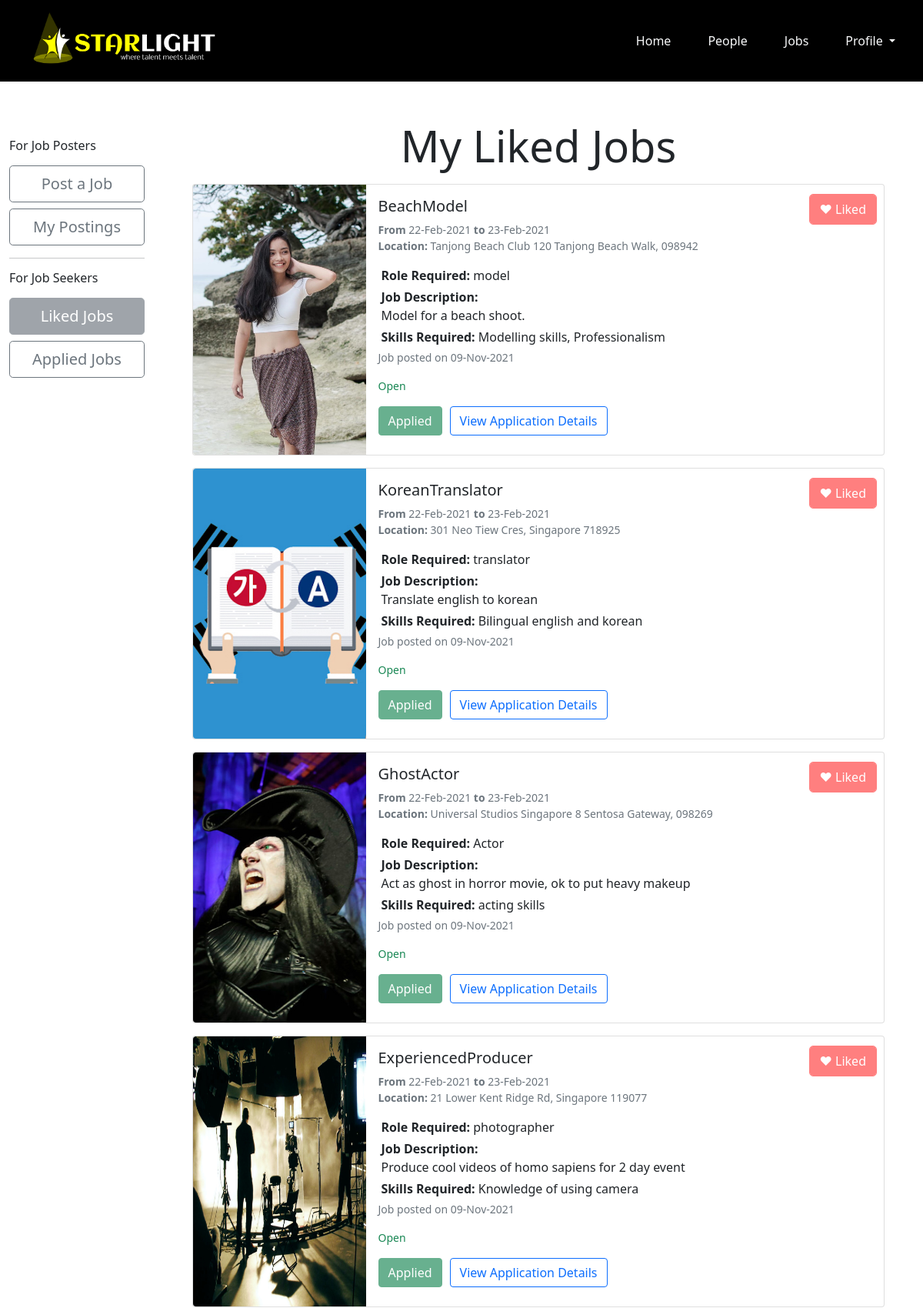
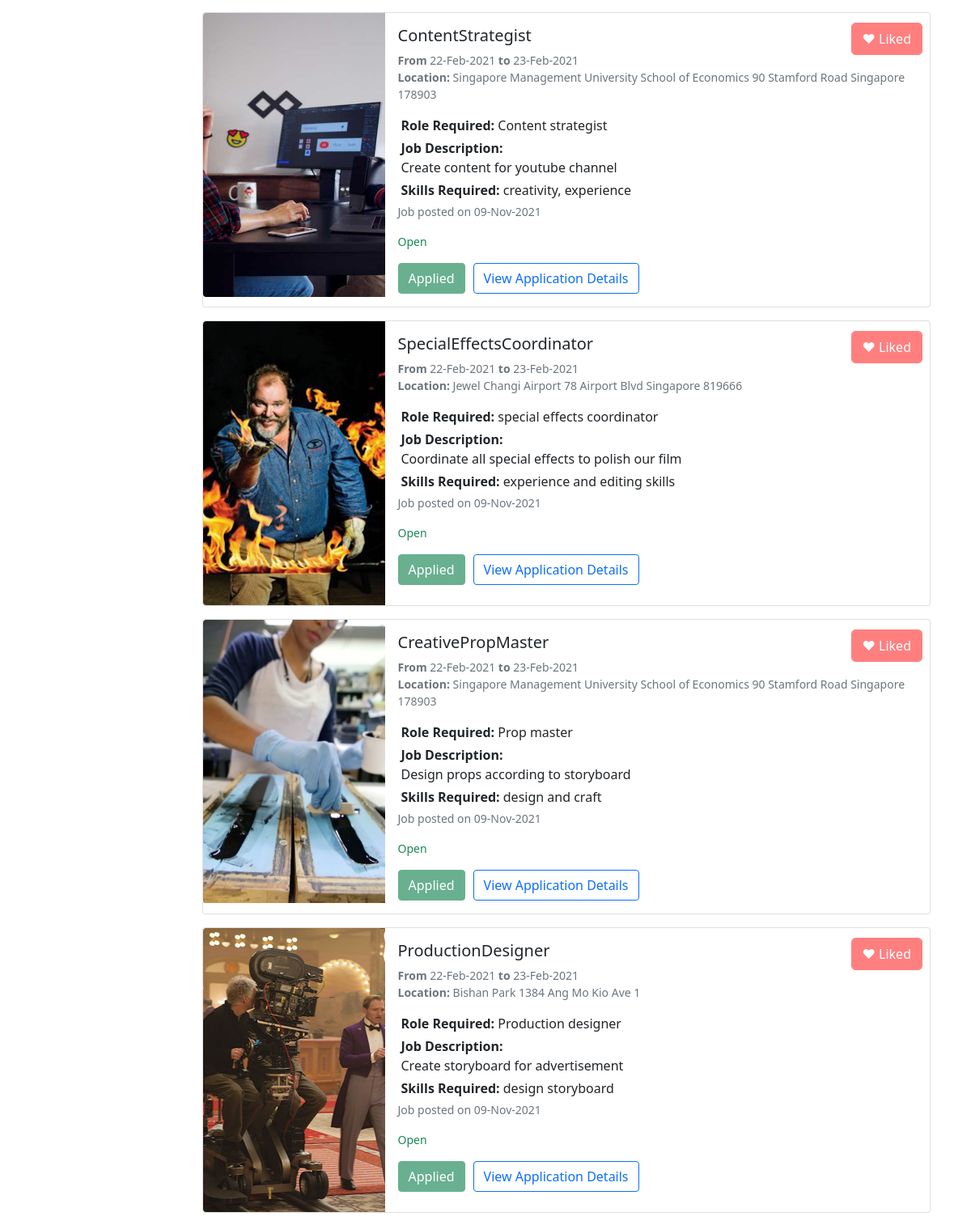
The app's page /seeker_liked.php (signed in, upper part) with its own data (2 pictures, top to bottom).
### tables this page shows
CREATE TABLE `job` (
  `jobid` int NOT NULL AUTO_INCREMENT,
  `jobname` varchar(128) NOT NULL,
  `jobdesc` varchar(600) DEFAULT NULL,
  `rolerequired` varchar(128) DEFAULT NULL,
  `picturepath` varchar(600) DEFAULT NULL,
  `skills` varchar(600) DEFAULT NULL,
  `startdate` date DEFAULT NULL,
  `enddate` date DEFAULT NULL,
  `address` varchar(600) DEFAULT NULL,
  `createuserid` int NOT NULL,
  `createdate` datetime NOT NULL DEFAULT CURRENT_TIMESTAMP ON UPDATE CURRENT_TIMESTAMP,
  `listingstatus` varchar(28) NOT NULL,
  PRIMARY KEY (`jobid`),
  KEY `createuserid` (`createuserid`),
  CONSTRAINT `job_ibfk_1` FOREIGN KEY (`createuserid`) REFERENCES `user` (`userid`)
);

### seeker_liked.php (the view, shortened to what this page needs)
<?php include "nav_bar.php"; ?>
<html>
        <link href="https://cdn.jsdelivr.net/npm/bootstrap@5.1.3/dist/css/bootstrap.min.css" rel="stylesheet">
<body>
    <div class="container-fluid">
        <div class="row">
            <div class="col-sm">
                <br>
                <h6>For Job Posters<h6>
                <button type="button" class="btn btn-lg btn-outline-secondary mt-2 w-100" onclick="window.location.href='poster_add_job.php'">Post a Job</button>
                <button type="button" class="btn btn-lg btn-outline-secondary  mt-2 w-100" onclick="window.location.href='poster_postings.php'">My Postings</button>
                <hr>
                <h6>For Job Seekers</h6>
                <button type="button" class="btn btn-lg btn-secondary disabled mt-2 w-100" onclick="window.location.href='seeker_liked.php'">Liked Jobs</button>
                <button type="button" class="btn btn-lg btn-outline-secondary  mt-2 w-100" onclick="window.location.href='seeker_applied.php'">Applied Jobs</button>
            </div>
            <div class="col-sm-10">
                <h1 class='display-4 text-center fw-light'>My Liked Jobs</h1>
                    <?php
                        $connMgr = new ConnectionManager();
                        $pdo = $connMgr->getConnection();
                        $sql = "select job.jobid,job.jobname,job.rolerequired,job.jobdesc,job.picturepath,job.skills,job.startdate,job.enddate,job.address,job.createdate,job.listingstatus,applylisting.applydate,applylisting.applicationstatus,likelisting.is_liked from job inner join likelisting on likelisting.jobid=job.jobid and likelisting.userid=:userid left join applylisting on applylisting.jobid=likelisting.jobid and applylisting.userid=:userid";
                        $stmt=$pdo->prepare($sql);
                        $stmt->bindParam(':userid', $userid);
                        $stmt->execute();
                        $stmt->setFetchMode(PDO::FETCH_ASSOC);
                                while($row = $stmt->fetch()){
                                    $id = $row["jobid"];
                                    $jobName = $row["jobname"];
                                    $roleRequired = $row["rolerequired"];
                                    $JobDesc = $row["jobdesc"];
                                    $image = $row["picturepath"];
                                    $skills = $row["skills"];
                                    $startdate = $row["startdate"];
                                    $enddate = $row["enddate"];
                                    $address = $row["address"];
                                    $postedDate = $row["createdate"];
                                    $listingStatus = $row["listingstatus"];
                                    $applydate = $row["applydate"];
                                    $isliked = $row["is_liked"];
                                    ?>
                                    <div class="card mb-3 mt-3 lh-tight active" style="max-width: 900px; margin:auto"  id="<?php echo $id?>" onclick="getDetails(this.id)">
                                        <div class="row g-0">
                                            <div class="col-md-3">
                                            <?php echo "<img class='img-fluid rounded-start' style='width:100%,height:auto,object-fit: cover' src='uploadImage/". $image."'>"; ?>
                                            </div>
                                            <div class="col-md-9">
                                            <div class="card-body">
                                                <h5 class="card-title"><?php echo $jobName ?></h5>
                                                <p class="card-text mb-0"><small class="text-muted"><strong>From</strong> <?php echo date("d-M-Y", strtotime($startdate)); ?> <strong>to</strong> <?php echo date("d-M-Y", strtotime($enddate)); ?> </small></p>
                                                <p class="card-text mt-0"><small class="text-muted"><strong> Location: </strong> <?php echo $address; ?></small></p>
                                                <p class="card-text m-1"><strong>Role Required:</strong> <?php echo $roleRequired; ?></p>
                                                <p class="card-text m-1"><strong>Job Description: </strong><br><?php echo $JobDesc; ?></p>
                                                <p class="card-text m-1"><strong>Skills Required: </strong><?php echo $skills; ?></p>
                                                <p class="card-text text"><small class="text-muted">Job posted on <?php echo date("d-M-Y", strtotime($postedDate)); ?></small></p>
                                                <?php
                                                    if ($listingStatus == "Open"){
                                                        echo "<p class='card-text'><small class='text-success'>" . $listingStatus ."</small></p>";
                                                    }
                                                    else{
                                                        echo "<p class='card-text'><small class='text-danger'>" . $listingStatus ."</small></p>";
                                                    }
                                                ?>
                                                <?php
                                                    if (isset($applydate)){
                                                        echo "<button type='button' class='btn btn-success w-30 disabled' style ='margin-right: 10px' onclick = 'event.stopPropagation()'>Applied</button>";
                                                        echo "<button type='button' class='btn btn-outline-primary w-30 collapsible' onclick = 'event.stopPropagation()'>View Application Details</button>";
                                                    }
                                                ?>
                                                <div style = "position:absolute;top:5px;right:10px">
                                                <?php
                                                    if ($isliked == 1){
                                                        echo "<button class='btn mt-2 w-30 liked' onclick='event.stopPropagation();Buttontoggle(".$id.");' id='like".$id."'>♥ Liked</button>";
                                                    } else {
                                                        echo "<button class='btn mt-2 w-30 like' onclick='event.stopPropagation();Buttontoggle(".$id.");' id='like".$id."'>♥ Like</button>";
                                                    }
                                                ?>
                                                </div>
                                            </div>
                                            </div>
                                        </div>
                                    </div>
                                    <?php
                                }
                    ?>
                    </div>
                </div>
            </div>
</body>
</html>

### seeker_liked.php (style rules this page uses)
.liked { background-color: #FF7F7F; color: white; outline-color: #FF7F7F; outline-width : thin ; outline-style : solid ; }

### records on screen
job: picturepath (picture), jobname "BeachModel", startdate "22-Feb-2021", enddate "23-Feb-2021", address "Tanjong Beach Club 120 Tanjong Beach Walk, 098942", rolerequired "model", jobdesc "Model for a beach shoot.", skills "Modelling skills, Professionalism", createdate "09-Nov-2021", listingstatus "Open"
job: $id 9 (drawn), picturepath (picture), jobname "KoreanTranslator", startdate "22-Feb-2021", enddate "23-Feb-2021", address "301 Neo Tiew Cres, Singapore 718925", rolerequired "translator", jobdesc "Translate english to korean", skills "Bilingual english and korean", createdate "09-Nov-2021", listingstatus "Open"
job: picturepath (picture), jobname "GhostActor", startdate "22-Feb-2021", enddate "23-Feb-2021", address "Universal Studios Singapore 8 Sentosa Gateway, 098269", rolerequired "Actor", jobdesc "Act as ghost in horror movie, ok to put heavy makeup", skills "acting skills", createdate "09-Nov-2021", listingstatus "Open"
job: picturepath (picture), jobname "ExperiencedProducer", startdate "22-Feb-2021", enddate "23-Feb-2021", address "21 Lower Kent Ridge Rd, Singapore 119077", rolerequired "photographer", jobdesc "Produce cool videos of homo sapiens for 2 day event", skills "Knowledge of using camera", createdate "09-Nov-2021", listingstatus "Open"
job: picturepath (picture), jobname "ContentStrategist", startdate "22-Feb-2021", enddate "23-Feb-2021", address "Singapore Management University School of Economics 90 Stamford Road Singapore 178903", rolerequired "Content strategist", jobdesc "Create content for youtube channel", skills "creativity, experience", createdate "09-Nov-2021", listingstatus "Open"
job: picturepath (picture), jobname "SpecialEffectsCoordinator", startdate "22-Feb-2021", enddate "23-Feb-2021", address "Jewel Changi Airport 78 Airport Blvd Singapore 819666", rolerequired "special effects coordinator", jobdesc "Coordinate all special effects to polish our film", skills "experience and editing skills", createdate "09-Nov-2021", listingstatus "Open"
job: picturepath (picture), jobname "CreativePropMaster", startdate "22-Feb-2021", enddate "23-Feb-2021", address "Singapore Management University School of Economics 90 Stamford Road Singapore 178903", rolerequired "Prop master", jobdesc "Design props according to storyboard", skills "design and craft", createdate "09-Nov-2021", listingstatus "Open"
job: picturepath (picture), jobname "ProductionDesigner", startdate "22-Feb-2021", enddate "23-Feb-2021", address "Bishan Park 1384 Ang Mo Kio Ave 1", rolerequired "Production designer", jobdesc "Create storyboard for advertisement", skills "design storyboard", createdate "09-Nov-2021", listingstatus "Open"
